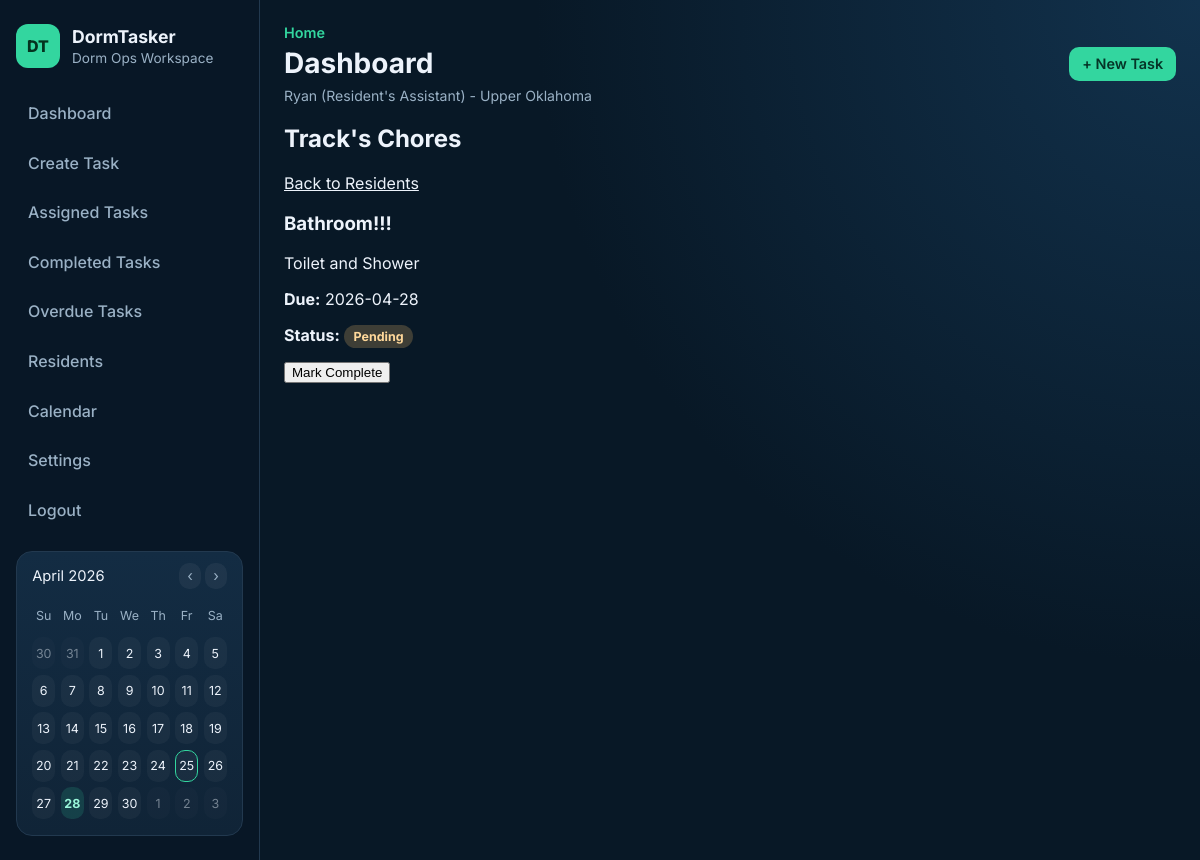
The app's page /resident/6/chores (signed in), older data.
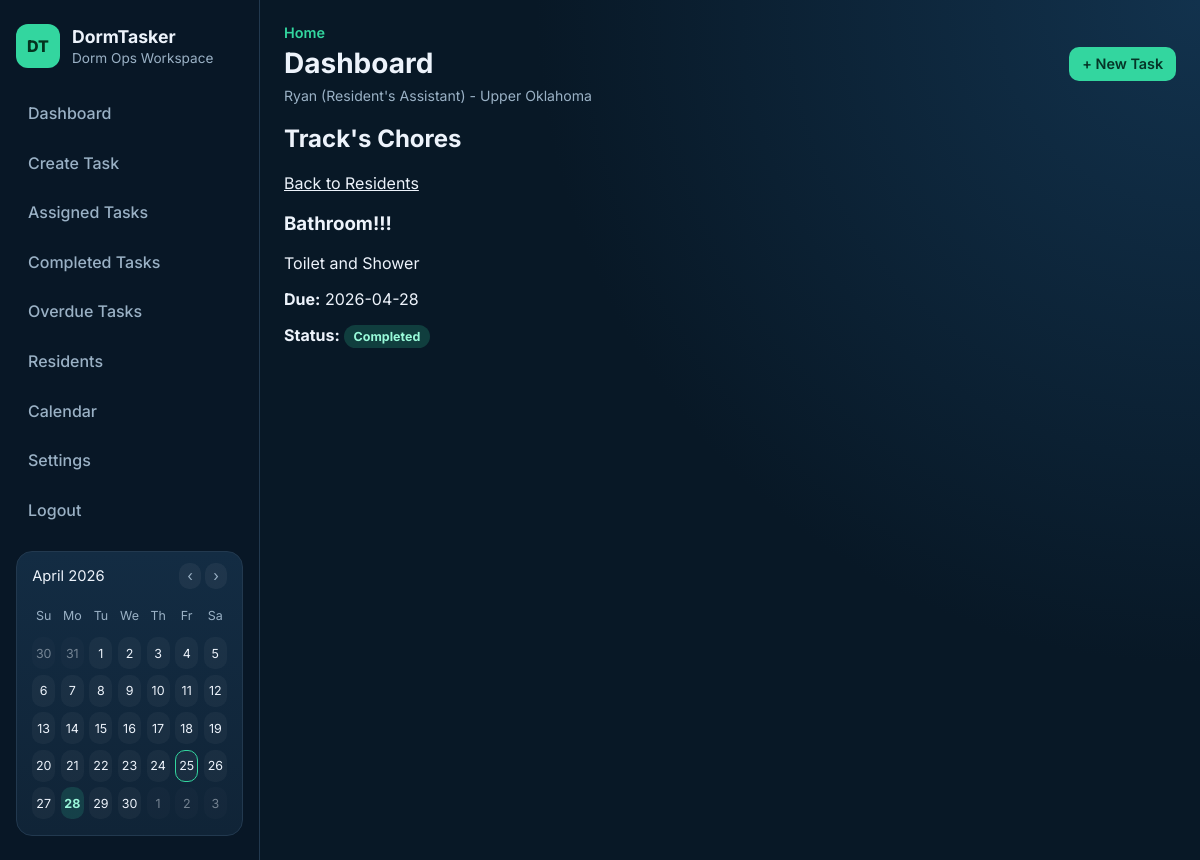
The same page, newer data.
### tables this page shows
CREATE TABLE users (
            id INTEGER PRIMARY KEY AUTOINCREMENT,
            name TEXT NOT NULL,
            role TEXT NOT NULL CHECK (role IN ('RA', 'Resident'))
        , email TEXT, password_hash TEXT, room_id INTEGER);

CREATE TABLE rooms (
            id INTEGER PRIMARY KEY AUTOINCREMENT,
            room_name TEXT NOT NULL,
            room_code TEXT NOT NULL UNIQUE,
            created_by INTEGER,
            FOREIGN KEY (created_by) REFERENCES users (id)
        );

CREATE TABLE chores (
            id INTEGER PRIMARY KEY AUTOINCREMENT,
            title TEXT NOT NULL,
            description TEXT,
            due_date TEXT,
            status TEXT
        , room_id INTEGER, created_by INTEGER);

### app.py (the view)
@app.route("/resident/<int:resident_id>/chores")
@login_required
def resident_chores(resident_id):
    if g.current_user["role"] != "RA":
        flash("Only Resident's Assistants can access resident overviews.", "error")
        return redirect(url_for("dashboard"))
    chores_for_resident = service.get_resident_chores(resident_id, room_id=g.current_user["room_id"])
    residents = service.get_residents(room_id=g.current_user["room_id"])
    resident = next((r for r in residents if r["id"] == resident_id), None)
    return render_template(
        "resident_chores.html",
        chores=chores_for_resident,
        resident=resident,
        user_role=g.current_user["role"],
    )

### app.py (called while the page is built)
def _format_user_role(role):
    return "Resident's Assistant" if role == "RA" else role

@app.before_request
def load_current_user():
    user_id = session.get("user_id")
    g.current_user = get_user_by_id(user_id) if user_id else None

@app.context_processor
def inject_current_user():
    current_user = g.get("current_user")
    if current_user:
        if current_user["role"] == "RA":
            chore_list = service.get_chores(room_id=current_user["room_id"])
        else:
            chore_list = service.get_resident_chores(current_user["id"], room_id=current_user["room_id"])
        calendar_data = _calendar_context(chore_list)
    else:
        calendar_data = {}
    return {
        "current_user": current_user,
        "current_path": request.path,
        "current_user_role_text": _format_user_role(current_user["role"]) if current_user else None,
        **calendar_data,
    }

### auth.py (called while the page is built)
def login_required(func):
    @wraps(func)
    def wrapper(*args, **kwargs):
        if not session.get("user_id"):
            flash("Please log in to continue.", "error")
            return redirect(url_for("login"))
        return func(*args, **kwargs)
    return wrapper

def get_user_by_id(user_id):
    conn = get_db_connection()
    user = conn.execute(
        """
        SELECT u.id, u.name, u.email, u.role, u.room_id, r.room_name, r.room_code
        FROM users u
        LEFT JOIN rooms r ON u.room_id = r.id
        WHERE u.id = ?
        """,
        (user_id,),
    ).fetchone()
    conn.close()
    return dict(user) if user else None

### database.py (called while the page is built)
def get_db_connection():
    conn = sqlite3.connect(DB_PATH)
    conn.row_factory = sqlite3.Row
    return conn

### models.py (called while the page is built)
    def is_overdue(self):
        if not self.due_date or self.status == "Completed":
            return False
        due = datetime.strptime(self.due_date, "%Y-%m-%d").date()
        return due < date.today()

### services.py (called while the page is built)
    @staticmethod
    def _map_chore(row) -> Chore:
        return Chore(
            id=row["id"],
            title=row["title"],
            description=row["description"] or "",
            due_date=row["due_date"],
            status=row["status"],
        )

### templates/resident_chores.html (shortened to what this page needs)
{% extends "base.html" %}
{% block content %}
    <h2>
        {% if resident %}
            {{ resident.name }}'s Chores
        {% else %}
            Resident Chores
        {% endif %}
    </h2>
    <p><a href="{{ url_for('residents') }}">Back to Residents</a></p>
    {% if chores %}
        <section class="chore-list">
            {% for chore in chores %}
                <article class="chore-card">
                    <h3>{{ chore.title }}</h3>
                    <p>{{ chore.description or 'No description provided.' }}</p>
                    <p><strong>Due:</strong> {{ chore.due_date or 'No due date' }}</p>
                    <p>
                        <strong>Status:</strong>
                        <span class="badge badge-{{ chore.status|lower }}">{{ chore.status }}</span>
                    </p>
                    {% if chore.status != "Completed" %}
                        <form method="post" action="{{ url_for('complete_chore', chore_id=chore.id) }}">
                            <button type="submit">Mark Complete</button>
                        </form>
                    {% endif %}
                </article>
            {% endfor %}
        </section>
    {% else %}
        <p>No chores assigned right now.</p>
    {% endif %}
{% endblock %}

### templates/base.html (shortened to what this page needs)
<!DOCTYPE html>
<html lang="en">
<head>
    <link rel="stylesheet" href="{{ url_for('static', filename='style.css') }}">
</head>
<body>
    <div class="app-shell">
        <aside class="sidebar">
            <div class="brand">
                <span class="brand-badge">DT</span>
                <div>
                    <h1>DormTasker</h1>
                    <p>Dorm Ops Workspace</p>
                </div>
            </div>
            <nav class="sidebar-nav">
                {% if current_user %}
                    <a href="{{ url_for('dashboard') }}" class="nav-link{% if current_path == url_for('dashboard') %} active{% endif %}">Dashboard</a>
                    {% if current_user.role == "RA" %}
                        <a href="{{ url_for('create_chore') }}" class="nav-link{% if current_path == url_for('create_chore') %} active{% endif %}">Create Task</a>
                        <a href="{{ url_for('assigned_tasks') }}" class="nav-link{% if current_path == url_for('assigned_tasks') %} active{% endif %}">Assigned Tasks</a>
                        <a href="{{ url_for('completed_tasks') }}" class="nav-link{% if current_path == url_for('completed_tasks') %} active{% endif %}">Completed Tasks</a>
                        <a href="{{ url_for('overdue_tasks') }}" class="nav-link{% if current_path == url_for('overdue_tasks') %} active{% endif %}">Overdue Tasks</a>
                        <a href="{{ url_for('residents') }}" class="nav-link{% if current_path == url_for('residents') %} active{% endif %}">Residents</a>
                        <a href="{{ url_for('calendar_view') }}" class="nav-link{% if current_path == url_for('calendar_view') %} active{% endif %}">Calendar</a>
                        <a href="{{ url_for('settings') }}" class="nav-link{% if current_path == url_for('settings') %} active{% endif %}">Settings</a>
                    {% endif %}
                    <a href="{{ url_for('logout') }}" class="nav-link">Logout</a>
                {% else %}
                    <a href="{{ url_for('login') }}" class="nav-link">Login</a>
                    <a href="{{ url_for('register') }}" class="nav-link">Register</a>
                {% endif %}
            </nav>
            {% if current_user %}
                <section class="sidebar-card sidebar-calendar">
                    <div class="calendar-head">
                        <span>{{ calendar_label }}</span>
                        <div class="calendar-nav">
                            <a href="{{ current_path }}?calendar_month={{ calendar_prev }}">‹</a>
                            <a href="{{ current_path }}?calendar_month={{ calendar_next }}">›</a>
                        </div>
                    </div>
                    <div class="calendar-grid">
                        {% for day in calendar_weekdays %}
                            <span class="calendar-weekday">{{ day }}</span>
                        {% endfor %}
                        {% for cell in calendar_cells %}
                            <span class="calendar-cell{% if cell.month != calendar_month or cell.year != calendar_year %} calendar-muted{% endif %}{% if cell.day in calendar_due_days and cell.month == calendar_month and cell.year == calendar_year %} calendar-has-event{% endif %}{% if cell == calendar_current_date %} calendar-today{% endif %}">{{ cell.day }}</span>
                        {% endfor %}
                    </div>
                </section>
            {% endif %}
        </aside>
        <div class="main-panel">
            <header class="topbar">
                <div>
                    <p class="topbar-eyebrow">Home</p>
                    <h2 class="topbar-title">{% block page_title %}{{ page_title or 'Dashboard' }}{% endblock %}</h2>
                    {% if current_user %}
                        <p class="user-context">
                            {{ current_user.name }} ({{ current_user_role_text }}) - {{ current_user.room_name or "No Room" }}
                        </p>
                    {% endif %}
                </div>
                {% if current_user and current_user.role == "RA" %}
                    <a class="btn btn-primary" href="{{ url_for('create_chore') }}">+ New Task</a>
                {% elif not current_user %}
                    <a class="btn btn-primary" href="{{ url_for('register') }}">Join Dorm Room</a>
                {% endif %}
            </header>
            <main class="content">
                {% block content %}{% endblock %}
            </main>
        </div>
    </div>
</body>
</html>

### static/style.css (style rules this page uses)
:root { --bg: #081826; --bg-soft: #0f2335; --panel: #102437; --panel-alt: #132c43; --text: #edf3fb; --muted: #9ab1c5; --line: #22394f; --accent: #33d69f; --accent-dark: #27b987; --danger: #ff6f7f; --warning: #ffc56f; }
* { box-sizing: border-box; }
body { margin: 0; font-family: "Inter", sans-serif; background: radial-gradient(circle at top right, #12324d 0%, var(--bg) 45%); color: var(--text); }
a { color: inherit; }
.app-shell { min-height: 100vh; display: grid; grid-template-columns: 260px 1fr; }
.sidebar { border-right: 1px solid var(--line); background: rgba(8, 24, 38, 0.9); padding: 1.5rem 1rem; }
.brand { display: flex; gap: 0.75rem; align-items: center; margin-bottom: 1.5rem; }
.brand h1 { margin: 0; font-size: 1.1rem; font-weight: 700; }
.brand p { margin: 0.2rem 0 0; color: var(--muted); font-size: 0.85rem; }
.brand-badge { width: 44px; height: 44px; display: inline-flex; align-items: center; justify-content: center; border-radius: 12px; background: var(--accent); color: #04331f; font-weight: 800; }
.sidebar-nav { display: grid; gap: 0.45rem; }
.nav-link { text-decoration: none; padding: 0.7rem 0.75rem; border-radius: 10px; color: var(--muted); font-weight: 500; }
.sidebar-card { margin-top: 1.25rem; background: linear-gradient(180deg, var(--panel-alt) 0%, var(--panel) 100%); border: 1px solid var(--line); border-radius: 16px; padding: 1rem; }
.sidebar-calendar { padding: 0.95rem; }
.calendar-head { display: flex; justify-content: space-between; gap: 0.75rem; align-items: center; margin-bottom: 0.9rem; font-size: 0.92rem; color: var(--text); }
.calendar-nav a { color: var(--muted); text-decoration: none; padding: 0.25rem 0.5rem; border-radius: 10px; background: rgba(255, 255, 255, 0.05); }
.calendar-grid { display: grid; grid-template-columns: repeat(7, minmax(0, 1fr)); gap: 0.35rem; }
.calendar-weekday, .calendar-cell { display: inline-flex; align-items: center; justify-content: center; min-height: 32px; border-radius: 10px; font-size: 0.78rem; }
.calendar-weekday { color: var(--muted); }
.calendar-cell { background: rgba(255, 255, 255, 0.04); color: var(--text); }
.calendar-muted { opacity: 0.45; }
.calendar-has-event { background: rgba(51, 214, 159, 0.16); color: #9af7da; font-weight: 700; }
.calendar-today { border: 1px solid var(--accent); }
.main-panel { padding: 1.5rem; }
.topbar { display: flex; justify-content: space-between; align-items: center; margin-bottom: 1.25rem; }
.topbar-eyebrow { margin: 0; color: var(--accent); font-size: 0.9rem; font-weight: 600; }
.topbar-title { margin: 0.3rem 0 0; font-size: 1.75rem; }
.user-context { margin: 0.45rem 0 0; color: var(--muted); font-size: 0.88rem; }
.content { max-width: 1050px; }
.btn { border: none; border-radius: 10px; padding: 0.52rem 0.8rem; font-size: 0.9rem; text-decoration: none; font-weight: 600; cursor: pointer; display: inline-flex; align-items: center; justify-content: center; }
.btn-primary { background: var(--accent); color: #053527; }
.badge { border-radius: 999px; padding: 0.25rem 0.58rem; font-size: 0.78rem; font-weight: 700; }
.badge-completed { background: rgba(51, 214, 159, 0.2); color: #98fad9; }

Row changes from the older to the newer data that the page shows:
changed chores "Bathroom!!!": status "Pending" → "Completed"; no longer shows "Mark Complete"
